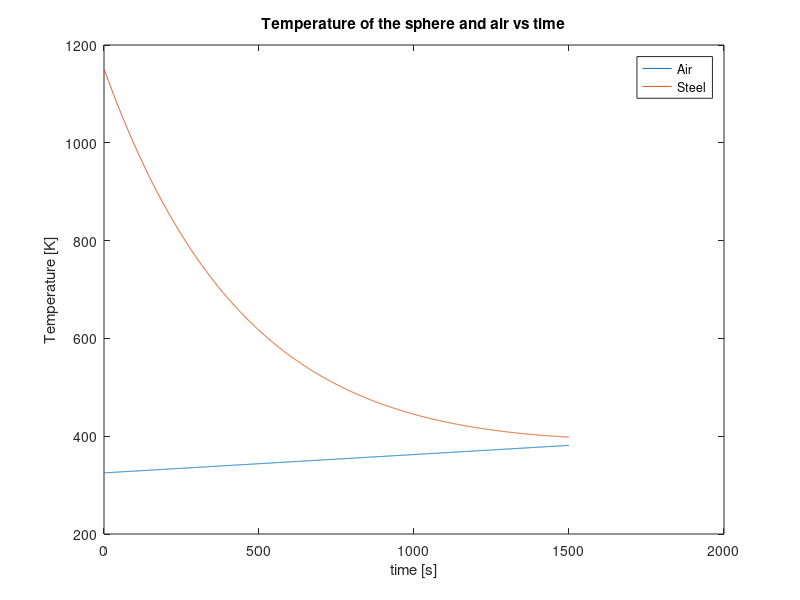

This figure's MATLAB source:
% Steel spheres with a diameter of 12 mm (conductivity = 40 W/m/K, density = 7800 kg/m³,
% and specific heat = 600 J/kg/K) are tempered by rapidly heating them to 1150 K and then
% cooling them slowly to a final temperature of 400 K in an environment with air.
% The air temperature increases over time as Tair = 325 K + 0.0375 K/s × t, where
% t is the time since the start of the cooling process. Numerically calculate the temperature
% evolution of the spheres over time using the implicit Euler scheme, assuming that the
% heat transfer coefficient is 20 W/m²K and that the entire external surface of the spheres
% is in contact with the air. 
% After plotting the time evolution of the sphere temperature, determine how long it takes
% for the sphere temperature to equal that of the air.
% Verify the result obtained using the explicit Euler scheme.

% Laib 8, exercise 5
% Simone Canevarolo
% S269893
% 29/11/2024

clear all
close all
clc

dd = 12e-3; % m
kk = 40; % W/m/K
rovol = 7800; % kg/m^3
cp = 600; % J/kg/K
T0 = 1150; % K
Tend = 400; % K
hh = 20; % W/m^2/K

Tair_funz = @(t) 325+0.0375*t;

% I find the Biot number in order to know if I can solve the problem as a
% zero-dimensional

Bi = hh*(dd/2)/kk;

% Since Biot is Bi<0.1, we can proceed this way.

tmax = 1500; % tempo massimo, arbitrario
tt_air = 1:tmax;

figure(1)
plot(tt_air,Tair_funz(tt_air))
hold on

dt = 1; % s
ii = 1;

TT = T0*ones(tmax,1);
TT(1) = T0;
Tm = T0;

As = 4*pi*dd^2/4; % , area for heat exchange, m^2
Vol = 4/3*pi*(dd/2)^3; % volume, m^3

aa = hh*As/Vol*dt/rovol/cp;
Tair = Tair_funz(TT(1));

while TT(ii)>Tair && ii < tmax

    ii = ii+1;

    Tair = Tair_funz(ii);
    TT(ii) = (Tm+Tair*aa)/(1+aa);
    Tsfera = TT(ii);

    Tm = TT(ii);

end

figure(1)
plot(tt_air,TT)
title('Temperature of the sphere and air vs time')
xlabel('time [s]')
ylabel('Temperature [K]')
legend('Air','Steel')

if TT(end) > Tair
    fprintf('\nThe time required for the sphere temperature to equal that of the air is %d s (BE).\n', ...
        tt_air(end));
    fprintf('\nHowever, the cooling is insufficient as the temperature reached is %.1f K instead of %.1f K.\n', ...
        TT(end), Tair);
else
    fprintf('\nThe time required for the sphere temperature to reach the final temperature is %d s (BE).\n', ...
        tt_air(end));
    fprintf('\nHowever, the cooling is incomplete as the air is still at a temperature of %.1f K.\n', ...
        TT(end));
end
